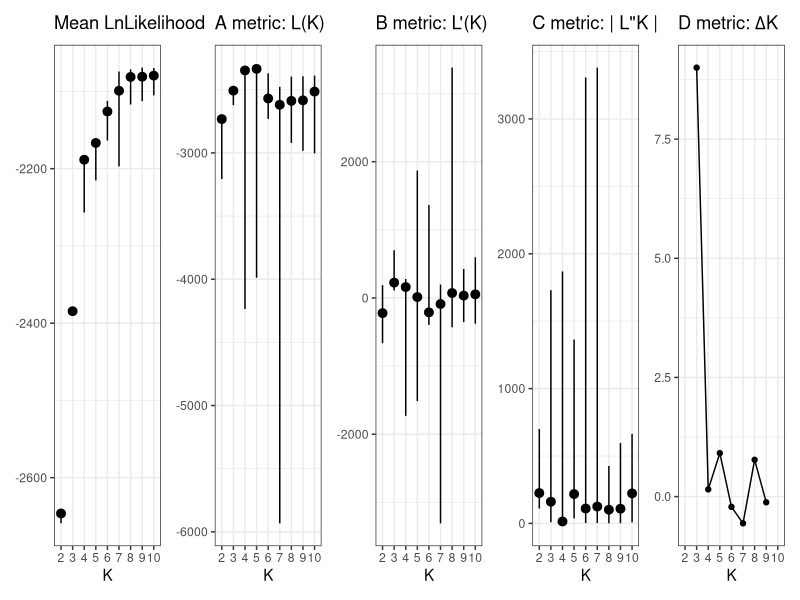

The R source for this figure:
# Which K value is the true K value?
# Evanno 2005:
# Description of the four steps for the graphical method
# allowing detection of the true number of groups K*.
# (A) Mean L(K) (± SD) over 20 runs for each K value.
# The model considered here is a hierarchical island model
# using all 100 individuals per population and 50 AFLP loci.
# (B) Rate of change of the likelihood distribution (mean ± SD)
# calculated as L′(K) = L(K) – L(K – 1).
# (C) Absolute values of the second order rate of change
# of the likelihood distribution (mean ± SD)
# calculated according to the formula:
# |L′′(K)| = |L′(K + 1) – L′(K)|.
# (D) ∆K calculated as ∆K = m|L′′(K)|/ s[L(K)].
# The modal value of this distribution is the true K(*)
# or the uppermost level of structure, here five clusters.

library(ggplot2)
library(dplyr)
library(patchwork) 

outfile <- read.csv("data/outfile_all_levels.txt",sep=";")

theme_set(theme_bw())

# LnLikelihood

lnlikelihood <- function(data_set) {
  data_set %>%
    group_by(K) %>%
    ggplot(aes(meanLnLikelihood)) +
    stat_summary(
      mapping = aes(x = factor(K), y = meanLnLikelihood),
      fun.min = min,
      fun.max = max,
      fun = median
    ) +
    labs(x = "K", 
         title = "Mean LnLikelihood") +
    theme(strip.background = element_blank(), strip.text.x = element_blank(), axis.title.y = element_blank(), legend.position="none")
}

# (A) mean LnProbData
a_way <- function(data_set) {
  data_set %>%
    group_by(K) %>%
    ggplot(aes(LnProbData)) +
    stat_summary(
      mapping = aes(x = factor(K), y = LnProbData),
      fun.min = min,
      fun.max = max,
      fun = median
    ) +
    labs(x = "K", 
         title = "A metric: L(K)") +
    theme(strip.background = element_blank(), strip.text.x = element_blank(), axis.title.y = element_blank(), legend.position="none")
}

# (B) L′(K) = L(K) – L(K – 1)
b_way <- function(data_set) {
  data_set %>%
    arrange(Run, K) %>%
    mutate(L_diff = LnProbData - lag(LnProbData)) %>%
    ggplot(aes(L_diff)) +
    stat_summary(
      mapping = aes(x = factor(K), y = L_diff),
      fun.min = min,
      fun.max = max,
      fun = median
    ) +
    labs(x = "K",
         title = "B metric: L'(K)") +
    theme(strip.background = element_blank(), strip.text.x = element_blank(), axis.title.y = element_blank(), legend.position="none")
}

# (C) L′′(K)| = |L′(K + 1) – L′(K)
c_way <- function(data_set) {
  data_set %>%
    arrange(Run, K) %>%
    mutate(L_diff = abs(lead(LnProbData) - LnProbData)) %>%
    ggplot(aes(L_diff)) +
    stat_summary(
      mapping = aes(x = factor(K), y = L_diff),
      fun.min = min,
      fun.max = max,
      fun = median
    ) +
    labs(x = "K",
         title = expression(paste('C metric: | L"K |'))) +
    theme(strip.background = element_blank(), strip.text.x = element_blank(), axis.title.y = element_blank(), legend.position="none")
}

# (D) ∆K = m|L′′(K)|/ s[L(K)] 
# the mean of the absolute values of L′′(K)
# averaged over 20 runs divided by the standard deviation of L(K)
# expands as: m(|L(K + 1) − 2 L(K ) + L(K − 1)|)/s[L(K )] 
d_way <- function(data_set) {
  data_set %>%
    group_by(K) %>%
    summarise(mean_lnprobdata = mean(abs(LnProbData)), sd_lnprobdata = sd(LnProbData)) %>%
    # calculate the variance between runs for each K
    # mutate(delta_k = mean_lnprobdata/sd_lnprobdata) %>%
    mutate(delta_k = (lead(mean_lnprobdata) - 2 * mean_lnprobdata + lag(mean_lnprobdata)) / sd_lnprobdata)%>%
    ggplot(aes(factor(K), delta_k)) +
    geom_line(aes(group = 1)) +
    geom_point() +
    labs(x = "K", 
         #title = expression(paste("D metric: ", Delta, "K = m(| L′′(K) |) / s[L(K)]"))) +
         title = expression(paste("D metric: ", Delta, "K"))) +
    theme(strip.background = element_blank(), strip.text.x = element_blank(), axis.title.y = element_blank(), legend.text=element_text(size=12)) +
    scale_colour_discrete(name="Level")
}

d_way_all_levels <- function(data_set) {
  data_set %>%
    group_by(K) %>%
    summarise(mean_lnprobdata = mean(abs(LnProbData)), sd_lnprobdata = sd(LnProbData)) %>%
    # calculate the variance between runs for each K
    # mutate(delta_k = mean_lnprobdata/sd_lnprobdata) %>%
    mutate(delta_k = (lead(mean_lnprobdata) - 2 * mean_lnprobdata + lag(mean_lnprobdata)) / sd_lnprobdata)%>%
    ggplot(aes(factor(K), delta_k)) +
    geom_line(aes(group = 1)) +
    geom_point() +
    labs(x = "K", 
         #title = expression(paste("D metric: ", Delta, "K = m(| L′′(K) |) / s[L(K)]"))) +
         title = expression(paste("D metric: ", Delta, "K"))) +
    theme(strip.background = element_blank(), strip.text.x = element_blank(), axis.title.y = element_blank(), legend.text=element_text(size=12))
}

lnlikelihood_plot <- lnlikelihood(outfile)
a_way_plot <- a_way(outfile)
b_way_plot <- b_way(outfile)
c_way_plot <- c_way(outfile)
d_way_plot <- d_way(outfile)

ggsave("plots/evanno_all_levels.pdf", (lnlikelihood_plot | a_way_plot | b_way_plot | c_way_plot | d_way_plot),
       height = 3, width = 15)
